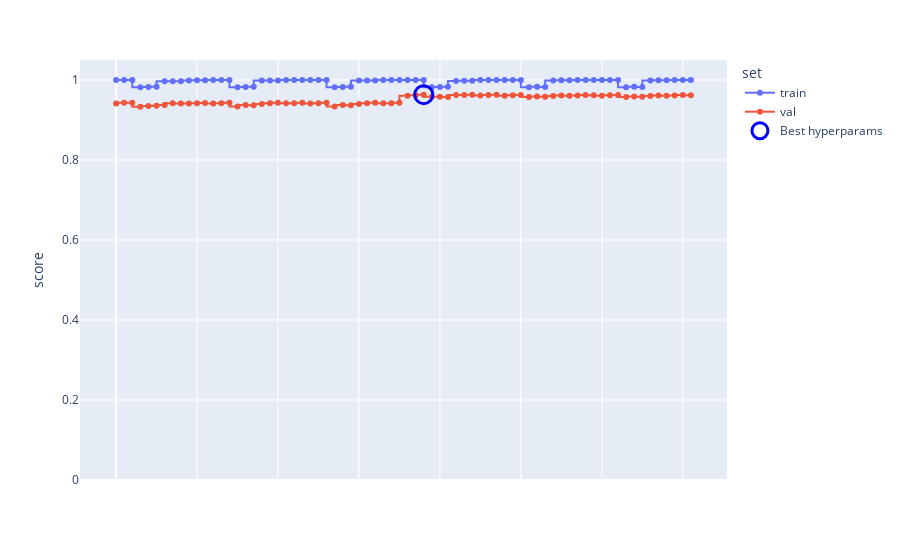

Here is the notebook cell this chart was saved with:
### Markdown cell above
# Ensemble Methods - RandomForest, GradientBoosting

Il **Random Forest** è un algoritmo di apprendimento supervisionato basato su un paradigma di **Ensemble Learning** chiamato **Bagging** (Bootstrap Aggregating). Il modello consiste in una vasta collezione (foresta) di alberi di decisione non correlati, i cui risultati vengono aggregati per fornire una predizione robusta.

## 1. Architettura Ensemble: Bagging e Feature Randomness

L'obiettivo del Random Forest è ridurre la varianza del modello senza aumentarne il bias. Questo viene ottenuto attraverso due meccanismi principali:

### A. Bootstrap Aggregating (Bagging)

Dato un dataset di addestramento $\mathcal T$ di dimensione $n$, il modello genera $\mathcal B$ nuovi set di dati $\mathcal T_b$ (campioni bootstrap) selezionando $n$ osservazioni da $\mathcal T$ con reinserimento (*replacement*).
Per ogni campione $b=1,\dots,\mathcal B$, viene addestrato un albero di decisione $T_b$.

### B. Feature Randomness (Metodo dei Sottospazi Casuali)

A differenza dei normali alberi di decisione, durante la costruzione di ogni nodo di ogni albero, l'algoritmo non cerca la migliore feature tra tutte le $d$ variabili disponibili. Al contrario, seleziona un sottoinsieme casuale di feature di dimensione $m$ (tipicamente $m\approx\sqrt{d}$ per la classificazione).

Il criterio di split viene quindi calcolato solo su questo sottoinsieme:
$$\text{Best Split}=arg\max_{j\in\{1,\dots,m\}}\Delta I(j,s)$$

## 2. Criteri di Suddivisione (Split)

Per ogni nodo, l'albero cerca di massimizzare la "purezza" dei nodi figli. I due criteri più comuni per misurare l'impurità in un task di classificazione binaria ($y\in\{0,1\}$) sono:

1. **Indice di Gini (Gini Impurity):**
$$G=1-\sum_{i\in\{0,1\}}p_i^2$$

2. **Entropia (Information Gain):**
$$H=-\sum_{i\in\{0,1\}}p_i\log_2(p_i)$$


Dove  rappresenta la frazione di campioni appartenenti alla classe  nel nodo corrente. Lo split ottimale è quello che massimizza la riduzione dell'impurità (Information Gain).

## 3. Aggregazione Finale

Una volta addestrati tutti i  alberi, la predizione finale per un nuovo input  viene ottenuta tramite **voto di maggioranza** (Majority Voting):
$$\hat{y}=\text{vote}\{T_1(\mathbf x),T_2(\mathbf x),\dots,T_\mathcal B(\mathbf x)\}$$

Useremo RF per classificare, ma anche per selezionare le feature che hanno impattato più del dovuto sulla classificazione

### Code cell
pipe_rf = Pipeline([
    ('preprocessor',preprocessor),
    ('pca', PCA(n_components=0.95)),
    ('rf', RandomForestClassifier(random_state=42))
])

param_grid_rf = {
    'pca': [PCA(n_components=0.95),'passthrough'],
    'rf__n_estimators': [50, 100, 200],
    'rf__max_depth': [None, 10, 15, 20],
    'rf__criterion': ['gini', 'entropy', 'log_loss']
}
mean_train_scores, mean_test_scores, params, best_rf = iperparametri_ott_pipe(pipe_rf, param_grid_rf, X_train, y_train)
plot_hyperp(mean_train_scores, mean_test_scores, params)

if best_rf.named_steps['pca'] == 'passthrough':
    clf  = best_rf.named_steps['rf']
    print("PCA: NO")
    print(f"Best pipeline\n\tn_estimators: {clf.n_estimators}\n\tmax_depth: {clf.max_depth}\n\tcriterion: {clf.criterion}\n")
else:
    print("PCA: SI")
    pca = best_rf.named_steps['pca']
    print(f"PCA components: {pca.n_components_}")
    print(f"Explained variance: {pca.explained_variance_ratio_.sum():.3f}")

### Figure 1 — Plotly figure (JSON) as saved in the notebook; plotly's stock layout.template omitted (floating-point values rounded to 4 significant figures)
{"data": [{"customdata": [["pca: PCA(n_components=0.95), criterion: gini, max_depth: None, n_estimators: 50"], ["pca: PCA(n_components=0.95), criterion: gini, max_depth: None, n_estimators: 100"], ["pca: PCA(n_components=0.95), criterion: gini, max_depth: None, n_estimators: 200"], ["pca: PCA(n_components=0.95), criterion: gini, max_depth: 10, n_estimators: 50"], ["pca: PCA(n_components=0.95), criterion: gini, max_depth: 10, n_estimators: 100"], ["pca: PCA(n_components=0.95), criterion: gini, max_depth: 10, n_estimators: 200"], ["pca: PCA(n_components=0.95), criterion: gini, max_depth: 15, n_estimators: 50"], ["pca: PCA(n_components=0.95), criterion: gini, max_depth: 15, n_estimators: 100"], ["pca: PCA(n_components=0.95), criterion: gini, max_depth: 15, n_estimators: 200"], ["pca: PCA(n_components=0.95), criterion: gini, max_depth: 20, n_estimators: 50"], ["pca: PCA(n_components=0.95), criterion: gini, max_depth: 20, n_estimators: 100"], ["pca: PCA(n_components=0.95), criterion: gini, max_depth: 20, n_estimators: 200"], ["pca: PCA(n_components=0.95), criterion: entropy, max_depth: None, n_estimators: 50"], ["pca: PCA(n_components=0.95), criterion: entropy, max_depth: None, n_estimators: 100"], ["pca: PCA(n_components=0.95), criterion: entropy, max_depth: None, n_estimators: 200"], ["pca: PCA(n_components=0.95), criterion: entropy, max_depth: 10, n_estimators: 50"], ["pca: PCA(n_components=0.95), criterion: entropy, max_depth: 10, n_estimators: 100"], ["pca: PCA(n_components=0.95), criterion: entropy, max_depth: 10, n_estimators: 200"], ["pca: PCA(n_components=0.95), criterion: entropy, max_depth: 15, n_estimators: 50"], ["pca: PCA(n_components=0.95), criterion: entropy, max_depth: 15, n_estimators: 100"], ["pca: PCA(n_components=0.95), criterion: entropy, max_depth: 15, n_estimators: 200"], ["pca: PCA(n_components=0.95), criterion: entropy, max_depth: 20, n_estimators: 50"], ["pca: PCA(n_components=0.95), criterion: entropy, max_depth: 20, n_estimators: 100"], ["pca: PCA(n_components=0.95), criterion: entropy, max_depth: 20, n_estimators: 200"], ["pca: PCA(n_components=0.95), criterion: log_loss, max_depth: None, n_estimators: 50"], ["pca: PCA(n_components=0.95), criterion: log_loss, max_depth: None, n_estimators: 100"], ["pca: PCA(n_components=0.95), criterion: log_loss, max_depth: None, n_estimators: 200"], ["pca: PCA(n_components=0.95), criterion: log_loss, max_depth: 10, n_estimators: 50"], ["pca: PCA(n_components=0.95), criterion: log_loss, max_depth: 10, n_estimators: 100"], ["pca: PCA(n_components=0.95), criterion: log_loss, max_depth: 10, n_estimators: 200"], ["pca: PCA(n_components=0.95), criterion: log_loss, max_depth: 15, n_estimators: 50"], ["pca: PCA(n_components=0.95), criterion: log_loss, max_depth: 15, n_estimators: 100"], ["pca: PCA(n_components=0.95), criterion: log_loss, max_depth: 15, n_estimators: 200"], ["pca: PCA(n_components=0.95), criterion: log_loss, max_depth: 20, n_estimators: 50"], ["pca: PCA(n_components=0.95), criterion: log_loss, max_depth: 20, n_estimators: 100"], ["pca: PCA(n_components=0.95), criterion: log_loss, max_depth: 20, n_estimators: 200"], ["pca: passthrough, criterion: gini, max_depth: None, n_estimators: 50"], ["pca: passthrough, criterion: gini, max_depth: None, n_estimators: 100"], ["pca: passthrough, criterion: gini, max_depth: None, n_estimators: 200"], ["pca: passthrough, criterion: gini, max_depth: 10, n_estimators: 50"], ["pca: passthrough, criterion: gini, max_depth: 10, n_estimators: 100"], ["pca: passthrough, criterion: gini, max_depth: 10, n_estimators: 200"], ["pca: passthrough, criterion: gini, max_depth: 15, n_estimators: 50"], ["pca: passthrough, criterion: gini, max_depth: 15, n_estimators: 100"], ["pca: passthrough, criterion: gini, max_depth: 15, n_estimators: 200"], ["pca: passthrough, criterion: gini, max_depth: 20, n_estimators: 50"], ["pca: passthrough, criterion: gini, max_depth: 20, n_estimators: 100"], ["pca: passthrough, criterion: gini, max_depth: 20, n_estimators: 200"], ["pca: passthrough, criterion: entropy, max_depth: None, n_estimators: 50"], ["pca: passthrough, criterion: entropy, max_depth: None, n_estimators: 100"], ["pca: passthrough, criterion: entropy, max_depth: None, n_estimators: 200"], ["pca: passthrough, criterion: entropy, max_depth: 10, n_estimators: 50"], ["pca: passthrough, criterion: entropy, max_depth: 10, n_estimators: 100"], ["pca: passthrough, criterion: entropy, max_depth: 10, n_estimators: 200"], ["pca: passthrough, criterion: entropy, max_depth: 15, n_estimators: 50"], ["pca: passthrough, criterion: entropy, max_depth: 15, n_estimators: 100"], ["pca: passthrough, criterion: entropy, max_depth: 15, n_estimators: 200"], ["pca: passthrough, criterion: entropy, max_depth: 20, n_estimators: 50"], ["pca: passthrough, criterion: entropy, max_depth: 20, n_estimators: 100"], ["pca: passthrough, criterion: entropy, max_depth: 20, n_estimators: 200"], ["pca: passthrough, criterion: log_loss, max_depth: None, n_estimators: 50"], ["pca: passthrough, criterion: log_loss, max_depth: None, n_estimators: 100"], ["pca: passthrough, criterion: log_loss, max_depth: None, n_estimators: 200"], ["pca: passthrough, criterion: log_loss, max_depth: 10, n_estimators: 50"], ["pca: passthrough, criterion: log_loss, max_depth: 10, n_estimators: 100"], ["pca: passthrough, criterion: log_loss, max_depth: 10, n_estimators: 200"], ["pca: passthrough, criterion: log_loss, max_depth: 15, n_estimators: 50"], ["pca: passthrough, criterion: log_loss, max_depth: 15, n_estimators: 100"], ["pca: passthrough, criterion: log_loss, max_depth: 15, n_estimators: 200"], ["pca: passthrough, criterion: log_loss, max_depth: 20, n_estimators: 50"], ["pca: passthrough, criterion: log_loss, max_depth: 20, n_estimators: 100"], ["pca: passthrough, criterion: log_loss, max_depth: 20, n_estimators: 200"]], "hovertemplate": "set=train<br>score=%{y}<br>hyperparams=%{customdata[0]}<extra></extra>", "legendgroup": "train", "line": {"color": "#636efa", "dash": "solid", "shape": "vh"}, "marker": {"symbol": "circle"}, "mode": "markers+lines", "name": "train", "orientation": "v", "showlegend": true, "type": "scatter", "x": [0, 1, 2, 3, 4, 5, 6, 7, 8, 9, 10, 11, 12, 13, 14, 15, 16, 17, 18, 19, 20, 21, 22, 23, 24, 25, 26, 27, 28, 29, 30, 31, 32, 33, 34, 35, 36, 37, 38, 39, 40, 41, 42, 43, 44, 45, 46, 47, 48, 49, 50, 51, 52, 53, 54, 55, 56, 57, 58, 59, 60, 61, 62, 63, 64, 65, 66, 67, 68, 69, 70, 71], "xaxis": "x", "y": [0.9999, 1.0, 1.0, 0.9818, 0.9827, 0.9831, 0.9967, 0.9968, 0.9969, 0.9989, 0.9992, 0.9992, 1.0, 1.0, 1.0, 0.9819, 0.9826, 0.9833, 0.9987, 0.9989, 0.9989, 0.9999, 1.0, 1.0, 1.0, 1.0, 1.0, 0.9819, 0.9826, 0.9833, 0.9987, 0.9989, 0.9989, 0.9999, 1.0, 1.0, 0.9999, 1.0, 1.0, 0.9821, 0.9826, 0.9829, 0.9975, 0.9979, 0.9982, 0.9998, 1.0, 1.0, 0.9999, 1.0, 1.0, 0.9821, 0.9829, 0.9828, 0.9987, 0.9991, 0.9992, 0.9999, 1.0, 1.0, 0.9999, 1.0, 1.0, 0.9821, 0.9829, 0.9828, 0.9987, 0.9991, 0.9992, 0.9999, 1.0, 1.0], "yaxis": "y"}, {"customdata": [["pca: PCA(n_components=0.95), criterion: gini, max_depth: None, n_estimators: 50"], ["pca: PCA(n_components=0.95), criterion: gini, max_depth: None, n_estimators: 100"], ["pca: PCA(n_components=0.95), criterion: gini, max_depth: None, n_estimators: 200"], ["pca: PCA(n_components=0.95), criterion: gini, max_depth: 10, n_estimators: 50"], ["pca: PCA(n_components=0.95), criterion: gini, max_depth: 10, n_estimators: 100"], ["pca: PCA(n_components=0.95), criterion: gini, max_depth: 10, n_estimators: 200"], ["pca: PCA(n_components=0.95), criterion: gini, max_depth: 15, n_estimators: 50"], ["pca: PCA(n_components=0.95), criterion: gini, max_depth: 15, n_estimators: 100"], ["pca: PCA(n_components=0.95), criterion: gini, max_depth: 15, n_estimators: 200"], ["pca: PCA(n_components=0.95), criterion: gini, max_depth: 20, n_estimators: 50"], ["pca: PCA(n_components=0.95), criterion: gini, max_depth: 20, n_estimators: 100"], ["pca: PCA(n_components=0.95), criterion: gini, max_depth: 20, n_estimators: 200"], ["pca: PCA(n_components=0.95), criterion: entropy, max_depth: None, n_estimators: 50"], ["pca: PCA(n_components=0.95), criterion: entropy, max_depth: None, n_estimators: 100"], ["pca: PCA(n_components=0.95), criterion: entropy, max_depth: None, n_estimators: 200"], ["pca: PCA(n_components=0.95), criterion: entropy, max_depth: 10, n_estimators: 50"], ["pca: PCA(n_components=0.95), criterion: entropy, max_depth: 10, n_estimators: 100"], ["pca: PCA(n_components=0.95), criterion: entropy, max_depth: 10, n_estimators: 200"], ["pca: PCA(n_components=0.95), criterion: entropy, max_depth: 15, n_estimators: 50"], ["pca: PCA(n_components=0.95), criterion: entropy, max_depth: 15, n_estimators: 100"], ["pca: PCA(n_components=0.95), criterion: entropy, max_depth: 15, n_estimators: 200"], ["pca: PCA(n_components=0.95), criterion: entropy, max_depth: 20, n_estimators: 50"], ["pca: PCA(n_components=0.95), criterion: entropy, max_depth: 20, n_estimators: 100"], ["pca: PCA(n_components=0.95), criterion: entropy, max_depth: 20, n_estimators: 200"], ["pca: PCA(n_components=0.95), criterion: log_loss, max_depth: None, n_estimators: 50"], ["pca: PCA(n_components=0.95), criterion: log_loss, max_depth: None, n_estimators: 100"], ["pca: PCA(n_components=0.95), criterion: log_loss, max_depth: None, n_estimators: 200"], ["pca: PCA(n_components=0.95), criterion: log_loss, max_depth: 10, n_estimators: 50"], ["pca: PCA(n_components=0.95), criterion: log_loss, max_depth: 10, n_estimators: 100"], ["pca: PCA(n_components=0.95), criterion: log_loss, max_depth: 10, n_estimators: 200"], ["pca: PCA(n_components=0.95), criterion: log_loss, max_depth: 15, n_estimators: 50"], ["pca: PCA(n_components=0.95), criterion: log_loss, max_depth: 15, n_estimators: 100"], ["pca: PCA(n_components=0.95), criterion: log_loss, max_depth: 15, n_estimators: 200"], ["pca: PCA(n_components=0.95), criterion: log_loss, max_depth: 20, n_estimators: 50"], ["pca: PCA(n_components=0.95), criterion: log_loss, max_depth: 20, n_estimators: 100"], ["pca: PCA(n_components=0.95), criterion: log_loss, max_depth: 20, n_estimators: 200"], ["pca: passthrough, criterion: gini, max_depth: None, n_estimators: 50"], ["pca: passthrough, criterion: gini, max_depth: None, n_estimators: 100"], ["pca: passthrough, criterion: gini, max_depth: None, n_estimators: 200"], ["pca: passthrough, criterion: gini, max_depth: 10, n_estimators: 50"], ["pca: passthrough, criterion: gini, max_depth: 10, n_estimators: 100"], ["pca: passthrough, criterion: gini, max_depth: 10, n_estimators: 200"], ["pca: passthrough, criterion: gini, max_depth: 15, n_estimators: 50"], ["pca: passthrough, criterion: gini, max_depth: 15, n_estimators: 100"], ["pca: passthrough, criterion: gini, max_depth: 15, n_estimators: 200"], ["pca: passthrough, criterion: gini, max_depth: 20, n_estimators: 50"], ["pca: passthrough, criterion: gini, max_depth: 20, n_estimators: 100"], ["pca: passthrough, criterion: gini, max_depth: 20, n_estimators: 200"], ["pca: passthrough, criterion: entropy, max_depth: None, n_estimators: 50"], ["pca: passthrough, criterion: entropy, max_depth: None, n_estimators: 100"], ["pca: passthrough, criterion: entropy, max_depth: None, n_estimators: 200"], ["pca: passthrough, criterion: entropy, max_depth: 10, n_estimators: 50"], ["pca: passthrough, criterion: entropy, max_depth: 10, n_estimators: 100"], ["pca: passthrough, criterion: entropy, max_depth: 10, n_estimators: 200"], ["pca: passthrough, criterion: entropy, max_depth: 15, n_estimators: 50"], ["pca: passthrough, criterion: entropy, max_depth: 15, n_estimators: 100"], ["pca: passthrough, criterion: entropy, max_depth: 15, n_estimators: 200"], ["pca: passthrough, criterion: entropy, max_depth: 20, n_estimators: 50"], ["pca: passthrough, criterion: entropy, max_depth: 20, n_estimators: 100"], ["pca: passthrough, criterion: entropy, max_depth: 20, n_estimators: 200"], ["pca: passthrough, criterion: log_loss, max_depth: None, n_estimators: 50"], ["pca: passthrough, criterion: log_loss, max_depth: None, n_estimators: 100"], ["pca: passthrough, criterion: log_loss, max_depth: None, n_estimators: 200"], ["pca: passthrough, criterion: log_loss, max_depth: 10, n_estimators: 50"], ["pca: passthrough, criterion: log_loss, max_depth: 10, n_estimators: 100"], ["pca: passthrough, criterion: log_loss, max_depth: 10, n_estimators: 200"], ["pca: passthrough, criterion: log_loss, max_depth: 15, n_estimators: 50"], ["pca: passthrough, criterion: log_loss, max_depth: 15, n_estimators: 100"], ["pca: passthrough, criterion: log_loss, max_depth: 15, n_estimators: 200"], ["pca: passthrough, criterion: log_loss, max_depth: 20, n_estimators: 50"], ["pca: passthrough, criterion: log_loss, max_depth: 20, n_estimators: 100"], ["pca: passthrough, criterion: log_loss, max_depth: 20, n_estimators: 200"]], "hovertemplate": "set=val<br>score=%{y}<br>hyperparams=%{customdata[0]}<extra></extra>", "legendgroup": "val", "line": {"color": "#EF553B", "dash": "solid", "shape": "vh"}, "marker": {"symbol": "circle"}, "mode": "markers+lines", "name": "val", "orientation": "v", "showlegend": true, "type": "scatter", "x": [0, 1, 2, 3, 4, 5, 6, 7, 8, 9, 10, 11, 12, 13, 14, 15, 16, 17, 18, 19, 20, 21, 22, 23, 24, 25, 26, 27, 28, 29, 30, 31, 32, 33, 34, 35, 36, 37, 38, 39, 40, 41, 42, 43, 44, 45, 46, 47, 48, 49, 50, 51, 52, 53, 54, 55, 56, 57, 58, 59, 60, 61, 62, 63, 64, 65, 66, 67, 68, 69, 70, 71], "xaxis": "x", "y": [0.9413, 0.943, 0.9431, 0.9328, 0.9351, 0.9356, 0.9378, 0.942, 0.9414, 0.941, 0.9422, 0.9428, 0.941, 0.9421, 0.9429, 0.9338, 0.9377, 0.9368, 0.9401, 0.9416, 0.9434, 0.942, 0.9418, 0.9434, 0.941, 0.9421, 0.9429, 0.9338, 0.9377, 0.9368, 0.9401, 0.9416, 0.9434, 0.942, 0.9418, 0.9434, 0.9604, 0.9617, 0.9634, 0.9578, 0.9579, 0.9575, 0.9624, 0.9624, 0.9632, 0.9612, 0.9624, 0.963, 0.9605, 0.9621, 0.9623, 0.9578, 0.9585, 0.9584, 0.9598, 0.9613, 0.9608, 0.9612, 0.9623, 0.9621, 0.9605, 0.9621, 0.9623, 0.9578, 0.9585, 0.9584, 0.9598, 0.9613, 0.9608, 0.9612, 0.9623, 0.9621], "yaxis": "y"}, {"marker": {"color": "blue", "line": {"color": "blue", "width": 3}, "size": 18, "symbol": "circle-open"}, "mode": "markers", "name": "Best hyperparams", "type": "scatter", "x": [38], "y": [0.9634]}], "layout": {"legend": {"title": {"text": "set"}, "tracegroupgap": 0}, "margin": {"t": 60}, "xaxis": {"anchor": "y", "domain": [0, 1], "showticklabels": false, "title": {"text": ""}}, "yaxis": {"anchor": "x", "domain": [0, 1], "range": [0, 1.05], "title": {"text": "score"}}}}
